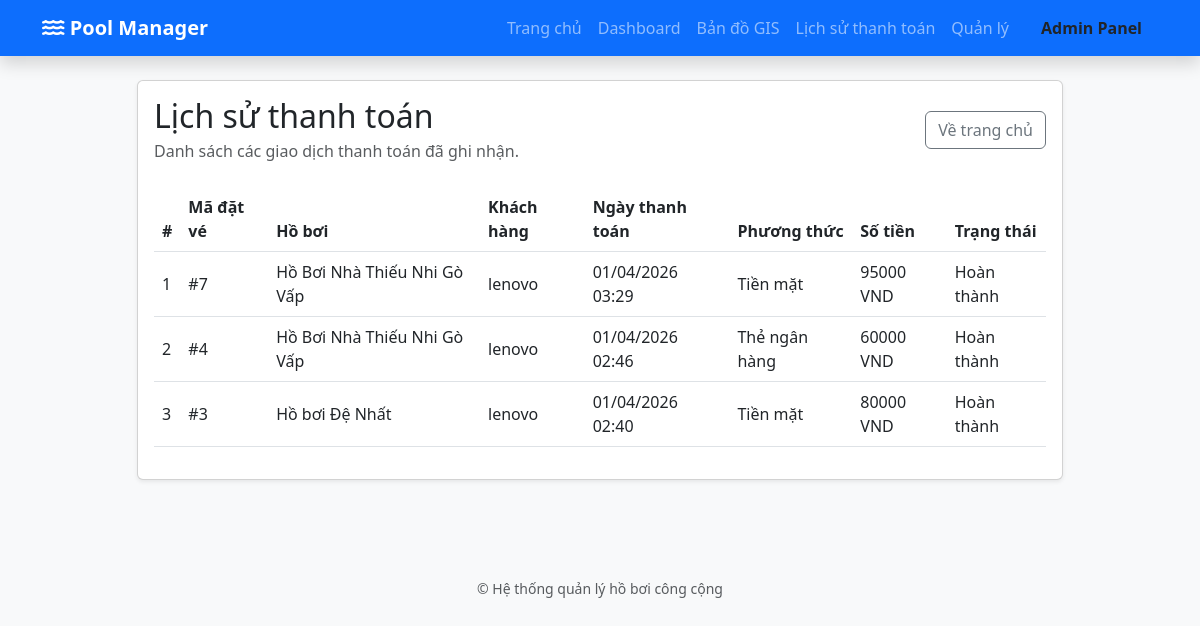
Page /lich-su-thanh-toan/ (signed in) on the committed database.
### quan_ly_ho_boi/models.py (models this page shows, shortened)
class Payment(models.Model):
    PAYMENT_METHOD_CHOICES = [
        ('Tiền mặt', 'Tiền mặt'),
        ('Thẻ ngân hàng', 'Thẻ ngân hàng'),
        ('Thanh toán di động', 'Thanh toán di động'),
    ]
    PAYMENT_STATUS_CHOICES = [
        ('Hoàn thành', 'Hoàn thành'),
        ('Đang chờ', 'Đang chờ'),
        ('Hủy', 'Hủy'),
    ]
    dat_ve = models.OneToOneField(DatVe, on_delete=models.CASCADE, verbose_name="Vé đặt")
    phuong_thuc = models.CharField(max_length=50, choices=PAYMENT_METHOD_CHOICES, default='Tiền mặt', verbose_name='Phương thức')
    so_tien = models.DecimalField(max_digits=12, decimal_places=0, verbose_name='Số tiền')
    ngay_thanh_toan = models.DateTimeField(auto_now_add=True, verbose_name='Ngày thanh toán')
    trang_thai = models.CharField(max_length=20, choices=PAYMENT_STATUS_CHOICES, default='Hoàn thành', verbose_name='Trạng thái')
    class Meta:
        verbose_name = "Lịch sử thanh toán"
        verbose_name_plural = "Lịch sử thanh toán"

class DatVe(models.Model):
    khach_hang = models.ForeignKey(User, on_delete=models.CASCADE, verbose_name="Khách hàng")
    ho_boi = models.ForeignKey(HoBoi, on_delete=models.CASCADE, verbose_name="Hồ bơi")
    ngay_dat = models.DateTimeField(auto_now_add=True, verbose_name="Ngày đặt")
    ngay_su_dung = models.DateField(verbose_name="Ngày bơi")
    so_luong_nguoi_lon = models.IntegerField(default=1, verbose_name="Số người lớn")
    so_luong_tre_em = models.IntegerField(default=0, verbose_name="Số trẻ em")
    tong_tien = models.DecimalField(max_digits=12, decimal_places=0, editable=False, verbose_name="Tổng tiền")
    class Meta:
        verbose_name = "Vé đặt"
        verbose_name_plural = "Danh sách Vé đặt"

class HoBoi(models.Model):
    TRANG_THAI_CHOICES = [
        ('MO', 'Đang mở'),
        ('BAO_TRI', 'Bảo trì'),
        ('DONG', 'Đóng cửa'),
    ]
    ten_ho = models.CharField(max_length=200, verbose_name="Tên hồ bơi")
    dia_chi = models.TextField(verbose_name="Địa chỉ")
    do_sau = models.FloatField(help_text="Độ sâu tính bằng mét", verbose_name="Độ sâu (m)")
    suc_chua = models.IntegerField(verbose_name="Sức chứa tối đa")
    vi_do = models.FloatField(verbose_name="Vĩ độ")
    kinh_do = models.FloatField(verbose_name="Kinh độ")
    gia_ve_nguoi_lon = models.DecimalField(max_digits=10, decimal_places=0, default=Decimal('50000'), verbose_name="Giá vé người lớn")
    gia_ve_tre_em = models.DecimalField(max_digits=10, decimal_places=0, default=Decimal('30000'), verbose_name="Giá vé trẻ em")
    trang_thai = models.CharField(max_length=20, choices=TRANG_THAI_CHOICES, default='MO', verbose_name="Trạng thái")
    hinh_anh = models.ImageField(upload_to='ho_boi/', blank=True, null=True, verbose_name="Hình ảnh")
    class Meta:
        verbose_name = "Hồ bơi"
        verbose_name_plural = "Danh sách Hồ bơi"

### quan_ly_ho_boi/views.py (the view)
# urls.py: path('lich-su-thanh-toan/', views.lich_su_thanh_toan, name='payment_history'),
def lich_su_thanh_toan(request: HttpRequest):
    lich_su = Payment.objects.select_related('dat_ve__ho_boi', 'dat_ve__khach_hang').order_by('-ngay_thanh_toan')
    return render(request, 'quan_ly_ho_boi/payment_history.html', {
        'lich_su': lich_su,
    })

### quan_ly_ho_boi/templates/quan_ly_ho_boi/payment_history.html
{% extends 'quan_ly_ho_boi/base.html' %}
{% block content %}
<div class="row justify-content-center">
    <div class="col-lg-10">
        <div class="card shadow-sm mb-4">
            <div class="card-body">
                <div class="d-flex align-items-center justify-content-between mb-4">
                    <div>
                        <h2 class="card-title mb-1">Lịch sử thanh toán</h2>
                        <p class="text-muted mb-0">Danh sách các giao dịch thanh toán đã ghi nhận.</p>
                    </div>
                    <a href="{% url 'home' %}" class="btn btn-outline-secondary">Về trang chủ</a>
                </div>
                {% if lich_su %}
                    <div class="table-responsive">
                        <table class="table table-hover align-middle">
                            <thead>
                                <tr>
                                    <th scope="col">#</th>
                                    <th scope="col">Mã đặt vé</th>
                                    <th scope="col">Hồ bơi</th>
                                    <th scope="col">Khách hàng</th>
                                    <th scope="col">Ngày thanh toán</th>
                                    <th scope="col">Phương thức</th>
                                    <th scope="col">Số tiền</th>
                                    <th scope="col">Trạng thái</th>
                                </tr>
                            </thead>
                            <tbody>
                                {% for payment in lich_su %}
                                    <tr>
                                        <td>{{ forloop.counter }}</td>
                                        <td>#{{ payment.dat_ve.id }}</td>
                                        <td>{{ payment.dat_ve.ho_boi.ten_ho }}</td>
                                        <td>{{ payment.dat_ve.khach_hang.username }}</td>
                                        <td>{{ payment.ngay_thanh_toan|date:'d/m/Y H:i' }}</td>
                                        <td>{{ payment.phuong_thuc }}</td>
                                        <td>{{ payment.so_tien }} VND</td>
                                        <td>{{ payment.trang_thai }}</td>
                                    </tr>
                                {% endfor %}
                            </tbody>
                        </table>
                    </div>
                {% else %}
                    <div class="alert alert-info">
                        Hiện chưa có giao dịch thanh toán nào. Hãy tạo đặt vé và thanh toán để xem lịch sử tại đây.
                    </div>
                {% endif %}
            </div>
        </div>
    </div>
</div>
{% endblock %}

### quan_ly_ho_boi/templates/quan_ly_ho_boi/base.html (style rules this page uses)
body { background-color: #f8f9fa; }

### rows in the picture
Payment: dat_ve.id "7", dat_ve.ho_boi.ten_ho "Hồ Bơi Nhà Thiếu Nhi Gò Vấp", dat_ve.khach_hang.username "lenovo", ngay_thanh_toan "01/04/2026 03:29", phuong_thuc "Tiền mặt", so_tien "95000", trang_thai "Hoàn thành"
Payment: dat_ve.id "4", dat_ve.ho_boi.ten_ho "Hồ Bơi Nhà Thiếu Nhi Gò Vấp", dat_ve.khach_hang.username "lenovo", ngay_thanh_toan "01/04/2026 02:46", phuong_thuc "Thẻ ngân hàng", so_tien "60000", trang_thai "Hoàn thành"
Payment: dat_ve.id "3", dat_ve.ho_boi.ten_ho "Hồ bơi Đệ Nhất", dat_ve.khach_hang.username "lenovo", ngay_thanh_toan "01/04/2026 02:40", phuong_thuc "Tiền mặt", so_tien "80000", trang_thai "Hoàn thành"
